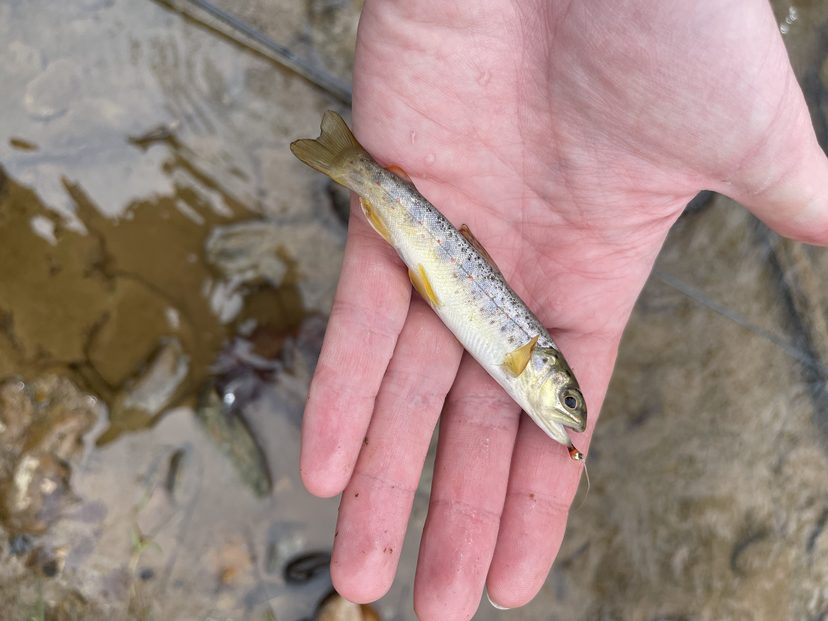
#> input picture assets/images/fishing/fish_hero_brook_trout@2x.jpg, 828 x 621 px
$ python -i thumbnail_service.py   (imports and definitions only)
#> lines starting #> are read from the running program, lines starting #| are printed output that depends on the picture
"""
Thumbnail Generation Service

Generates thumbnails from uploaded photos using Pillow.
Called after photo upload confirmation.
Supports both local and R2/S3 storage backends.
"""

import io
import logging
from pathlib import Path
from typing import Optional, Tuple

from PIL import Image, ExifTags

logger = logging.getLogger(__name__)

# Thumbnail sizes
THUMBNAIL_SIZE = (400, 400)  # Max dimensions (maintains aspect ratio)
DISPLAY_SIZE = (1080, 1080)  # Max dimensions for display-quality images
JPEG_QUALITY = 82  # Good balance of size vs quality


def fix_orientation(img: Image.Image) -> Image.Image:
    """Fix image orientation based on EXIF data (common on mobile photos)."""
    try:
        for orientation in ExifTags.TAGS:
            if ExifTags.TAGS[orientation] == 'Orientation':
                break

        exif = img.getexif()
        if exif and orientation in exif:
            orient = exif[orientation]
            if orient == 3:
                img = img.rotate(180, expand=True)
            elif orient == 6:
                img = img.rotate(270, expand=True)
            elif orient == 8:
                img = img.rotate(90, expand=True)
    except (AttributeError, KeyError, IndexError):
        pass
    return img


# [83 lines left out: functions generate_thumbnail, compress_for_display, not called in this run]


# [34 lines not run here, left out]

>>> import cv2
>>> picture = cv2.imread('../../../../assets/images/fishing/fish_hero_brook_trout@2x.jpg', cv2.IMREAD_GRAYSCALE)
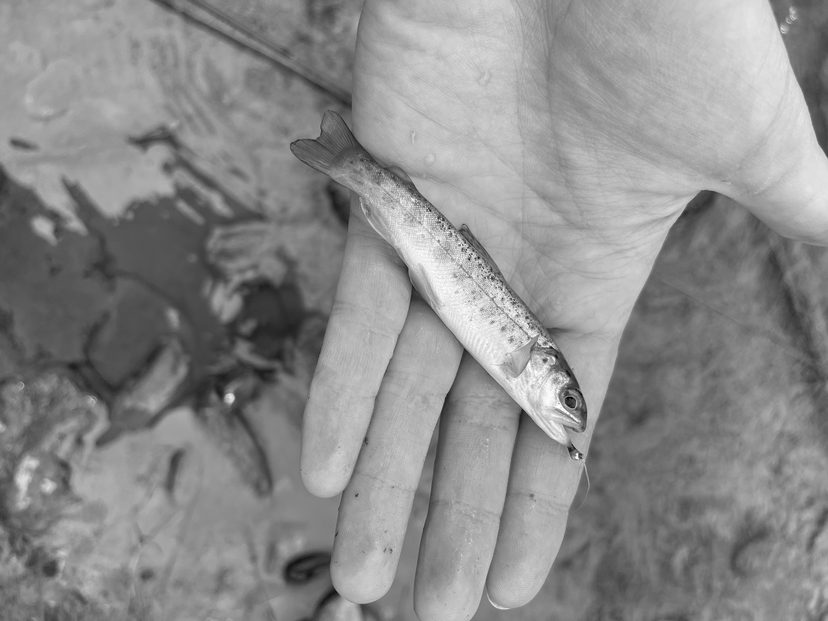
#> picture: shape (621, 828); min 0, max 255, mean 139.5
>>> result = fix_orientation(picture)

$ run again, on assets/images/fishing/fish_hero_brown_net@2x.jpg
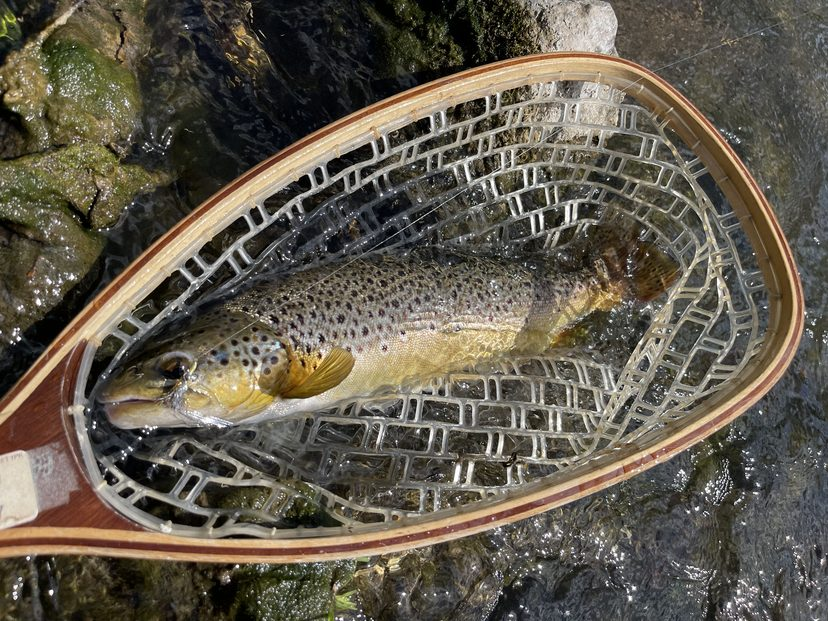
#> input picture assets/images/fishing/fish_hero_brown_net@2x.jpg, 828 x 621 px
#> `picture = cv2.imread('../../../../assets/images/fishing/fish_hero_broo..`:
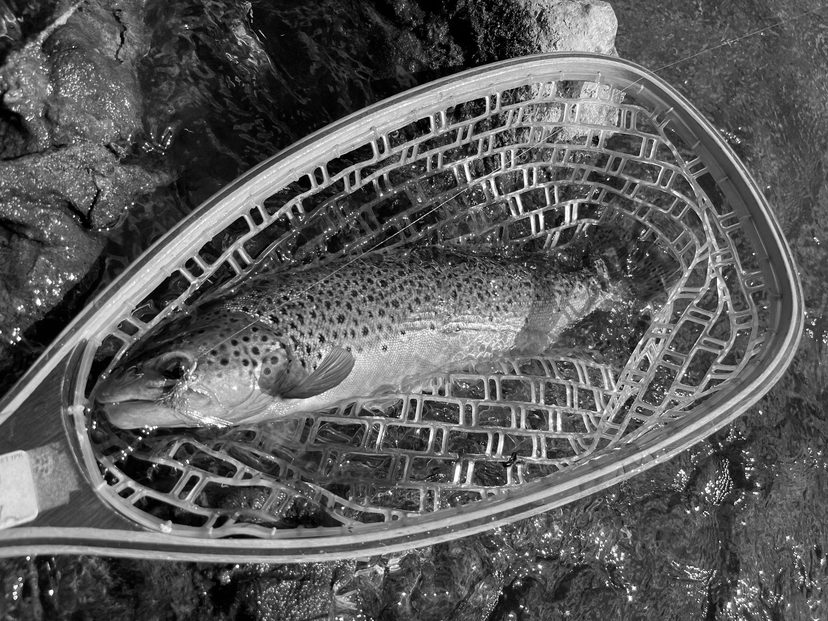
#> picture: shape (621, 828); min 0, max 255, mean 90.7
